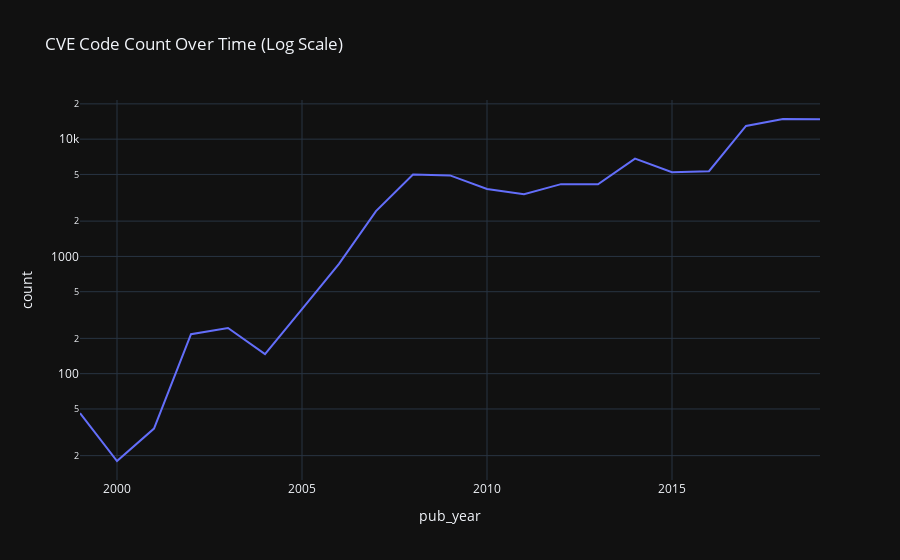

The notebook cell saved with this chart:
### Code cell
# General count of events over time
df['pub_year'] = df.index.year
year_x_count = df.groupby("pub_year").size().reset_index(name="count")
fig = px.line(year_x_count, x="pub_year", y="count", log_y=True, title="CVE Code Count Over Time (Log Scale)")
fig.show()

### Figure 1 — Plotly figure (JSON) as saved in the notebook; plotly's stock layout.template omitted (floating-point values rounded to 4 significant figures)
{"data": [{"hovertemplate": "pub_year=%{x}<br>count=%{y}<extra></extra>", "legendgroup": "", "line": {"color": "#636efa", "dash": "solid"}, "marker": {"symbol": "circle"}, "mode": "lines", "name": "", "orientation": "v", "showlegend": false, "x": [1999, 2000, 2001, 2002, 2003, 2004, 2005, 2006, 2007, 2008, 2009, 2010, 2011, 2012, 2013, 2014, 2015, 2016, 2017, 2018, 2019], "xaxis": "x", "y": [46, 18, 34, 217, 245, 147, 356, 864, 2435, 4991, 4909, 3755, 3396, 4135, 4125, 6825, 5217, 5325, 12965, 14855, 14800], "yaxis": "y", "type": "scatter"}], "layout": {"xaxis": {"anchor": "y", "domain": [0.0, 1.0], "title": {"text": "pub_year"}}, "yaxis": {"anchor": "x", "domain": [0.0, 1.0], "title": {"text": "count"}, "type": "log"}, "legend": {"tracegroupgap": 0}, "title": {"text": "CVE Code Count Over Time (Log Scale)"}}}
